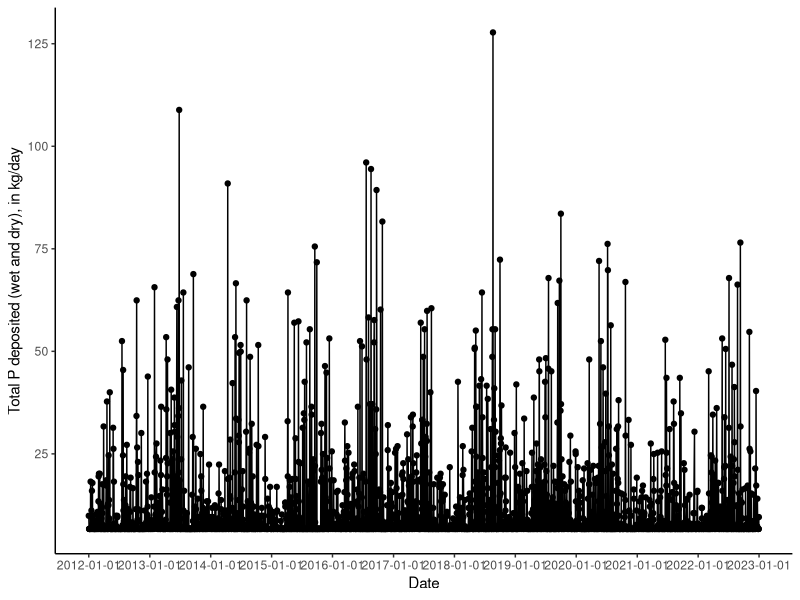
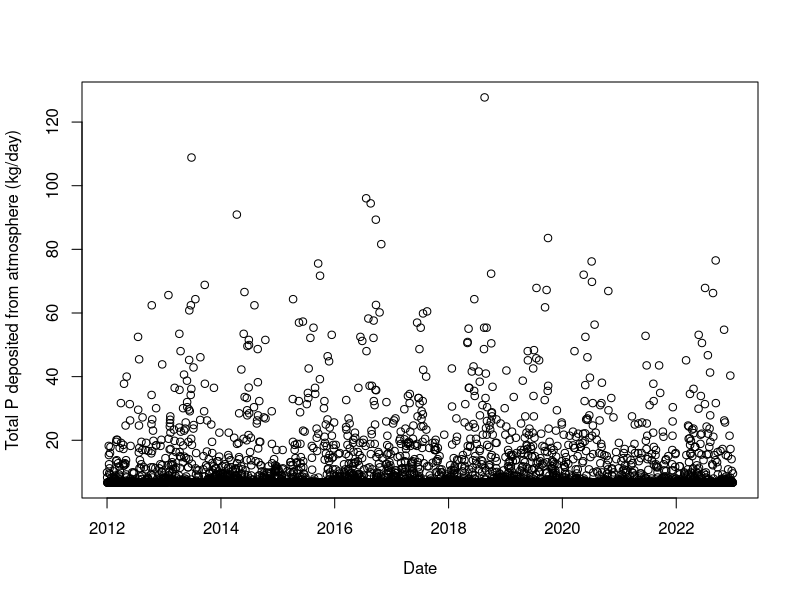

Write R code to recreate these figures, in order. (Note: this script raises an error after producing the figures.)
## ---- chunk 1
library(ggplot2) #needed for plots
library(dplyr) #needed for reshaping/reformaing data
library(lubridate) #needed for date functions
library(zoo) #needed to interpolate data
library(xts) #needed to convert data frame to time series
## ---- chunk 2
precip<- read.csv(file="Original_data/NOAA_Weather_Mendota_2012to2022.csv")
precip<- precip %>%
  mutate(sampledate=as.Date(sampledate, format="%m/%d/%Y", #reformat as date
                            origin="1899-12-30"))
precip<- precip %>%
  filter(!Precipitation_in=="T") %>% #remove flagged data ("T")
  mutate(Precipitation_in=as.numeric(Precipitation_in)) %>% #convert to numeric
  filter(!is.na(Precipitation_in)) #remove NAs
## ---- chunk 3
km2_m2= 1000000/1 #conversion factor from km^2 to m^2
A_lake_m2 = 39.40*km2_m2 #surface area of lake in m^2 
mg_kg = 1/1000000 #conversion factor from mg to kg

in_m = 1/39.3701 #conversion factor from in to m (1 m = 39.701 inches)
m3_L = 1000/1 #conversion factor from m^3 to L (1000 L = 1 m^3)

P_atm_dry = 0.17 #mg P/m2-day rate of P dry deposition during summer (Soranno et al 1997)
P_atm_wet = 0.032 #mg/L rate of P wet deposition

precip <- precip %>%
  mutate(dryP_atm_kgday = ((P_atm_dry*A_lake_m2)*mg_kg), #calculate dry P deposited
         wetP_atm_kgday = (P_atm_wet*m3_L*(Precipitation_in*in_m*A_lake_m2)*mg_kg), 
         #calculate wet P deposited
         totP_atm_kgday = (dryP_atm_kgday+wetP_atm_kgday) #calculate total P atm
# deposited every day
        ) 
## ---- chunk 4
precip_sum <- precip %>%
  mutate(daynum=format(sampledate, format = "%j"))
precip_avg <-precip_sum %>%
  filter(daynum >=195 & daynum <= 255)
## ---- chunk 5
ggplot(data=precip, #need to subset data because of big gap between 2000 and 2008
       aes(x=sampledate, y=totP_atm_kgday)) +
  geom_point() +
  geom_line() + 
  theme_classic() +
  labs(x="Date", y="Total P deposited (wet and dry), in kg/day") +
  scale_x_date(date_breaks="1 year") 
## ---- chunk 6
date_range<- seq( #creates a vector of sequence data
  min(precip$sampledate), #starting at the first sample date
  max(precip$sampledate), #ending at the last sample date
  by="1 day") #observations every 14 days (bimonthly) 
interpolated<- approx( #creates a vector of data that linearly interpolates 
  precip$sampledate, #across date
  precip$totP_atm_kgday, #the predicted values of Hypo P: Epi P ratio
  xout=date_range) #for every 1 day
totP_atm_interp <- data.frame( #creates a new data frame that has 
  SampleDate = as.Date(interpolated$x), #measurements every 14 days
                             totP_atm_kgday=interpolated$y) #predicted hypo: epi P ratio
plot(totP_atm_interp,
     xlab="Date",
     ylab="Total P deposited from atmosphere (kg/day)") #plots the new time series
## ---- chunk 7
write.csv(totP_atm_interp, file="Cleaned_data/Mendota_P_atm.csv")
